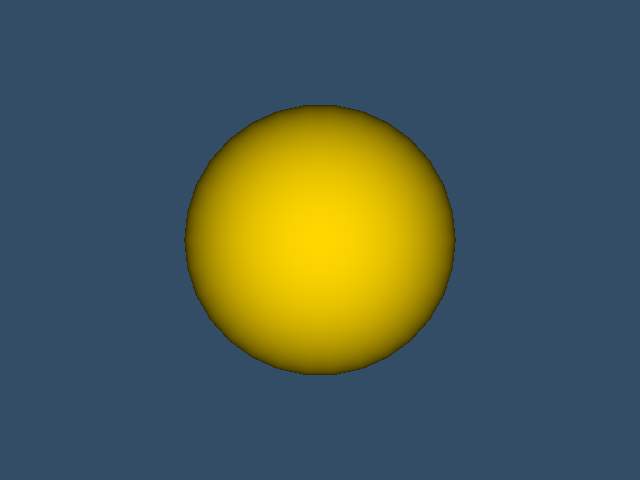

Python code for this plot:
#!/usr/bin/env python

# Render a sphere, capture the render window to a BMP image file
# using vtkBMPWriter, then display the rendered scene.

import os
import tempfile

# Factory overrides: importing these modules registers the OpenGL rendering
# and interaction style implementations for vtkRenderingCore factory classes.
import vtkmodules.vtkInteractionStyle  # noqa: F401
import vtkmodules.vtkRenderingOpenGL2  # noqa: F401
# VTK pipeline classes used in this example
from vtkmodules.vtkFiltersSources import vtkSphereSource
from vtkmodules.vtkIOImage import vtkBMPWriter
from vtkmodules.vtkRenderingCore import (
    vtkActor,
    vtkPolyDataMapper,
    vtkProperty,
    vtkRenderWindow,
    vtkRenderWindowInteractor,
    vtkRenderer,
    vtkWindowToImageFilter,
)

# Colors (normalized RGB)
gold_rgb = (1.0, 0.843, 0.0)
tomato_rgb = (1.0, 0.388, 0.278)
background_rgb = (0.200, 0.302, 0.400)

# Output path: write to a temporary file
bmp_path = os.path.join(tempfile.gettempdir(), "WriteImageBMP.bmp")

# Source: generate a sphere
source = vtkSphereSource()
source.SetCenter(0, 0, 0)
source.SetRadius(5.0)
source.SetPhiResolution(30)
source.SetThetaResolution(30)

# Mapper: map polygon data to graphics primitives
mapper = vtkPolyDataMapper()
mapper.SetInputConnection(source.GetOutputPort())

# Actor: assign the mapped geometry
back_property = vtkProperty()
back_property.SetColor(tomato_rgb)

actor = vtkActor()
actor.SetMapper(mapper)
actor.GetProperty().SetColor(gold_rgb)
actor.SetBackfaceProperty(back_property)

# Renderer: assemble the scene and configure the camera
renderer = vtkRenderer()
renderer.AddActor(actor)
renderer.SetBackground(background_rgb)

# Window: display the rendered scene
render_window = vtkRenderWindow()
render_window.AddRenderer(renderer)
render_window.SetWindowName("write image bmp")
render_window.SetMultiSamples(0)
render_window.SetSize(640, 480)
render_window.Render()

# Writer: capture the render window to a BMP file
window_to_image = vtkWindowToImageFilter()
window_to_image.SetInput(render_window)
window_to_image.SetInputBufferTypeToRGB()
window_to_image.ReadFrontBufferOff()
window_to_image.Update()

writer = vtkBMPWriter()
writer.SetFileName(bmp_path)
writer.SetInputConnection(window_to_image.GetOutputPort())
writer.Write()
print(f"Wrote: {bmp_path}")

# Interactor: handle mouse and keyboard events
render_window_interactor = vtkRenderWindowInteractor()
render_window_interactor.SetRenderWindow(render_window)

# Launch the interactive visualization
render_window_interactor.Initialize()
render_window_interactor.Start()
